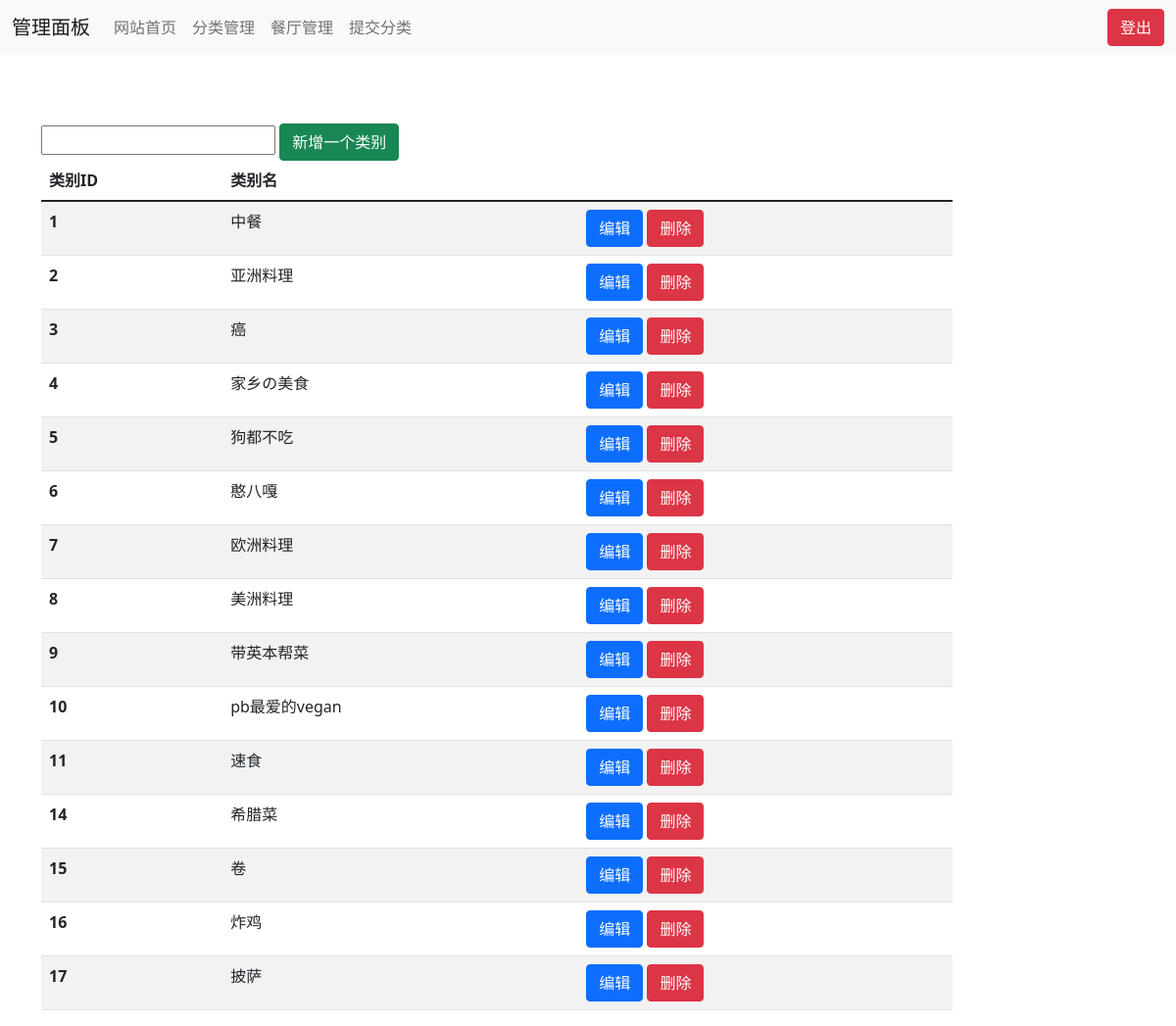
The app's page /admin/category.php (signed in), older data.
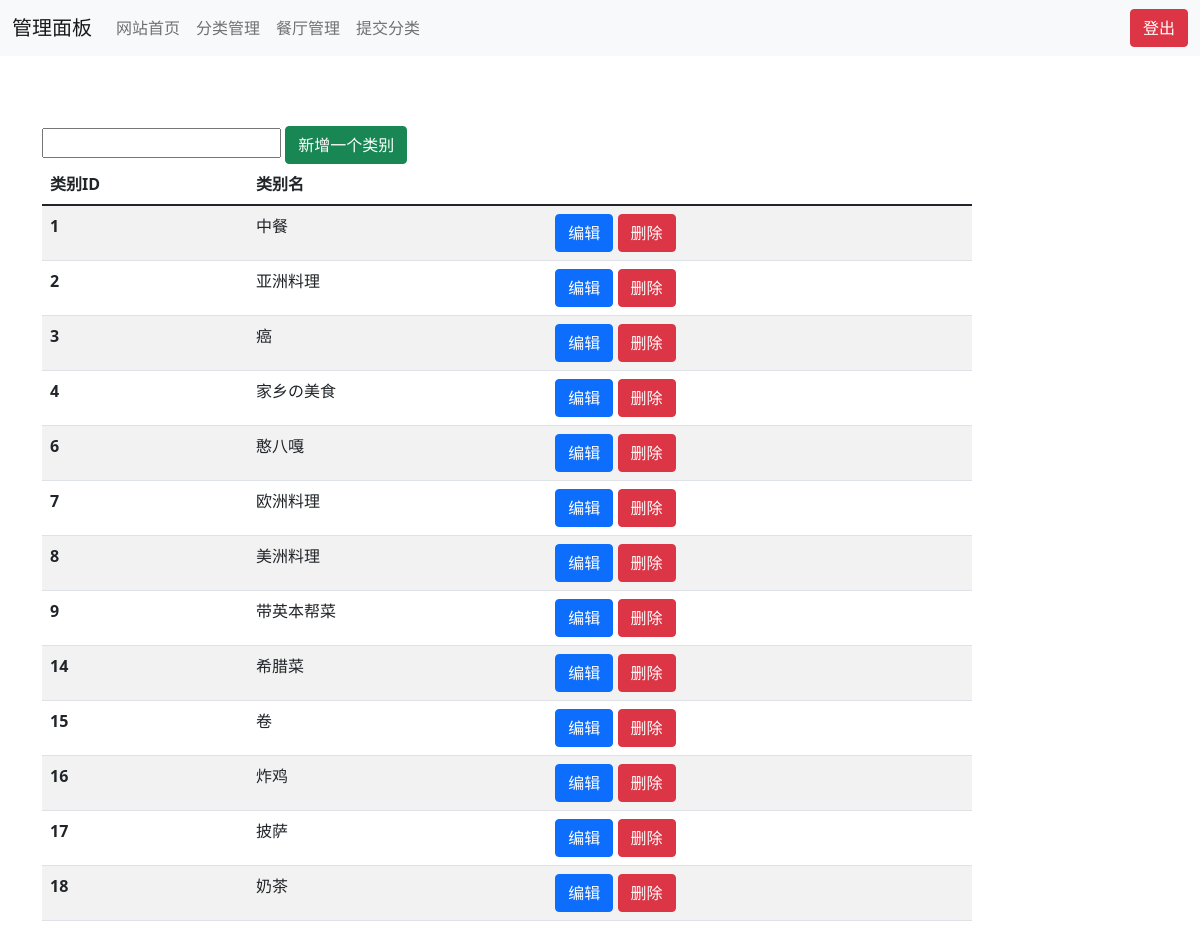
The same page, newer data.
### tables this page shows
CREATE TABLE `category` (
  `id` tinyint(3) unsigned NOT NULL AUTO_INCREMENT,
  `name` text NOT NULL,
  PRIMARY KEY (`id`)
);

### include/function.php (called while the page is built, shortened)
<?php
function php_self()
{
    return substr($_SERVER['PHP_SELF'], strrpos($_SERVER['PHP_SELF'], '/') + 1);
}

### admin/category.php (the view, shortened to what this page needs)
<?php
include("header.php");
?>
<head>
</head>
<body>
<div class="container" style="padding-top:70px;">
    <div class="col-md-10 center-block" style="float: none;">
        <div class="table-responsive">
            <form action="" method="post">
                <input type="text" name="category_name">
                <button type="submit" name="submit" class="btn btn-success">新增一个类别</button>
            </form>
            <table class="table table-striped">
                <thead>
                <tr>
                    <th scope="col">类别ID</th>
                    <th scope="col">类别名</th>
                </tr>
                </thead>
                <tbody>
                <?php
                $result = mysqli_query($conn, "SELECT id,name FROM category;");
                if (mysqli_num_rows($result) > 0) {
                    while ($row = mysqli_fetch_assoc($result)) {
                        echo "<tr><th scope='row'>{$row['id']}</th><td>{$row['name']}</td><td><a href='editcateg.php?action=edit&id={$row['id']}' class='btn btn-primary'>编辑</a> <a href='editcateg.php?action=delete&id={$row['id']}' class='btn btn-danger'>删除</a></td></tr>";
                    }
                }
                ?>
                </tbody>
            </table>
        </div>
    </div>
</div>
</body>

### include/common.php (shortened to what this page needs)
<?php
include("function.php");
echo '<!DOCTYPE html>
<html lang="zh-Hans">
<head>
    <meta charset="utf-8">
    <meta name="viewport" content="width=device-width, initial-scale=1">
    <link href="https://cdn.jsdelivr.net/npm/bootstrap@5.1.3/dist/css/bootstrap.min.css" rel="stylesheet">
    <style>
    #footer {
            position: fixed;
            bottom: 0;
            background: #252525;
            margin: 0;
            padding: 36px 0 42px;
            width: 100%;
            height: 100px;
        }
        #footer div {
            margin: 0 auto;
            overflow: hidden;
            padding: 0;
            width: auto;
        }
        #footer div p {
            color: #fff;
            float: left;
            line-height: 22px;
            margin: 0 0 0 10px;
            padding: 0;
        }
        #footer div p a {
            text-decoration: none;
        }
    </style>
</head>
<body>
<script src="https://cdn.jsdelivr.net/npm/bootstrap@5.2.0-beta1/dist/js/bootstrap.bundle.min.js"
></script>
</body>
</html>';

### admin/header.php (shortened to what this page needs)
<?php
include("../include/common.php");
if (php_self() != "login.php" && $_SESSION['isLogin']) {
    echo '<nav class="navbar navbar-expand-lg navbar-light bg-light">
    <div class="container-fluid">
        <a class="navbar-brand" href="index.php">管理面板</a>
        <button class="navbar-toggler" type="button" data-bs-toggle="collapse" data-bs-target="#navbarSupportedContent"
                aria-controls="navbarSupportedContent" aria-expanded="false" aria-label="Toggle navigation">
            <span class="navbar-toggler-icon"></span>
        </button>
        <div class="collapse navbar-collapse" id="navbarSupportedContent">
            <ul class="navbar-nav me-auto mb-2 mb-lg-0">
                <li class="nav-item">
                    <a class="nav-link" href="../index.php">网站首页</a>
                </li>
                <li class="nav-item">
                    <a class="nav-link" href="category.php">分类管理</a>
                </li>
                <li class="nav-item">
                    <a class="nav-link" href="restaurant.php">餐厅管理</a>
                </li>
                <li class="nav-item">
                    <a class="nav-link" href="category_submit.php">提交分类</a>
                </li>
            </ul>
            <a href="login.php?logout" class="btn btn-danger">登出</a>
        </div>
    </div>
</nav>';
}
?>

Row changes from the older to the newer data that the page shows:
removed category: id "5", name "狗都不吃"
removed category: id "10", name "pb最爱的vegan"
removed category: id "11", name "速食"
added category: id "18", name "奶茶"
